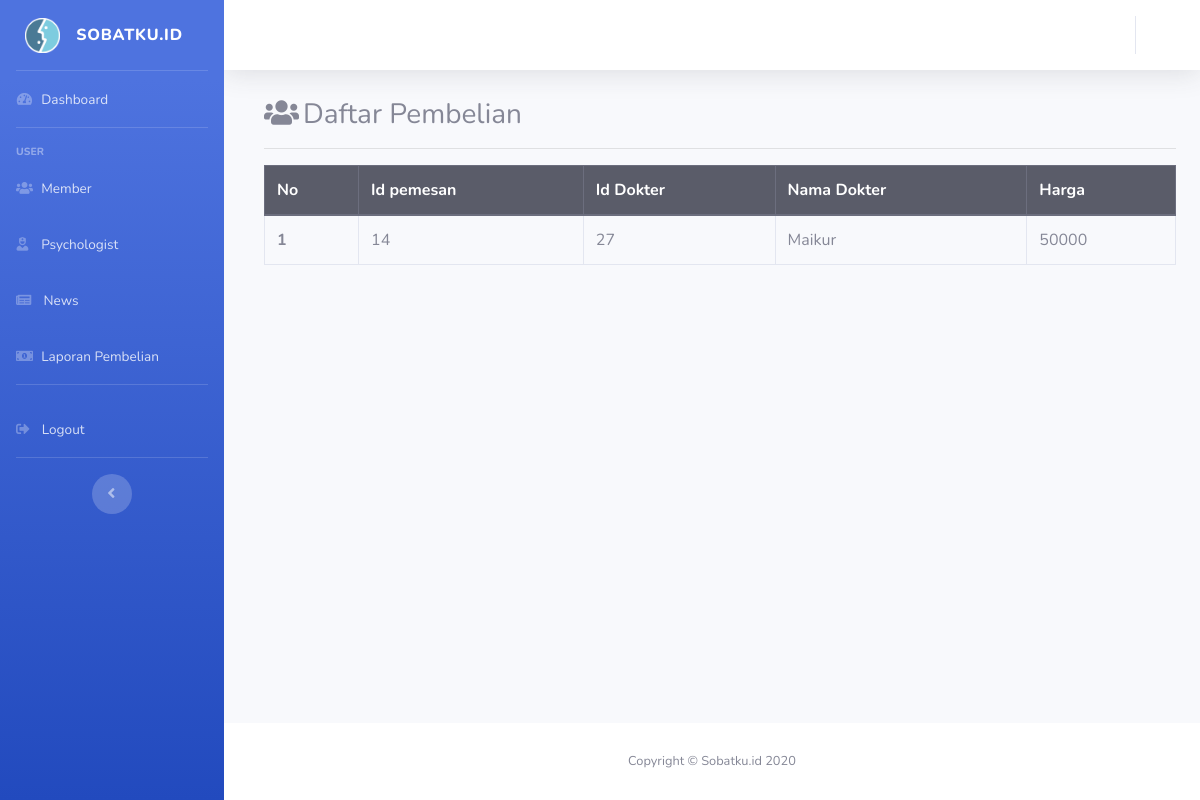
Screenshot of /Konsultasi/index.php/uang with the database file from the repository.
### tables this page shows
CREATE TABLE `psychologist` (
  `id` int(11) NOT NULL,
  `fullname` varchar(50) NOT NULL,
  `address` varchar(50) NOT NULL,
  `email` varchar(50) NOT NULL,
  `telp` varchar(50) NOT NULL,
  `gender` varchar(50) NOT NULL,
  `jam` varchar(50) NOT NULL,
  `libur` varchar(50) NOT NULL,
  `price` int(11) NOT NULL,
  `password` varchar(255) NOT NULL,
  `role` varchar(255) NOT NULL,
  `foto` varchar(255) NOT NULL,
  `jumlah` int(11) NOT NULL
);

CREATE TABLE `keuangan` (
  `id` int(11) NOT NULL,
  `id_pasien` int(11) NOT NULL,
  `id_dokter` int(11) NOT NULL,
  `harga` int(11) NOT NULL
);

### Konsultasi/application/controllers/Uang.php (called while the page is built, shortened)
<?php
class Uang extends CI_Controller {
    function __construct()
	{
		$this->load->model('manajemen');
	}
	public function index()
	{
		$data['user'] = $this->db->get_where('user', ['email' => $this->session->userdata('email')]) -> row_array();
        $data['anggota'] = $this->manajemen->data_anggota()->result();
   		$data['simpanan'] = $this->manajemen->data_simpanan()->result();
   		$data['join_anggota_simpanan'] = $this->manajemen->join2table()->result();
        $this->load->view('templates/header',$data);
        $this->load->view('templates/sidebar',$data);
        $this->load->view('templates/topbar',$data);
		$this->load->view('admin/keuangan/index', $data);
		$this->load->view('templates/footer');
	}
}

### Konsultasi/index.php (called while the page is built, shortened)
<?php
require_once BASEPATH.'core/CodeIgniter.php';

### Konsultasi/application/models/Manajemen.php (called while the page is built, shortened)
<?php
class Manajemen extends CI_Model
{
    public function data_anggota(){
      $this->db->select('*');
      $this->db->from('keuangan');
      $query = $this->db->get();
      return $query;
    }
    public function data_simpanan(){
      $this->db->select('*');
      $this->db->from('psychologist');
      $this->db->join('keuangan','keuangan.id_dokter = psychologist.id');
      $query = $this->db->get();
      return $query;
    }
    function join2table(){
      $this->db->select('*');
      $this->db->from('psychologist');
      $this->db->join('keuangan','keuangan.id_dokter = psychologist.id');
      $query = $this->db->get();
      return $query;
    }
}

### Konsultasi/application/views/admin/keuangan/index.php (the view)
<div class="container-fluid">
<div class="col-md-14 pl-3 pt-1 ">
<h3><i class="fas fa-users pr-1"></i>Daftar Pembelian</h3><hr>
<table class="table  table-bordered table-hover">
<thead class="thead-dark thead-center">
  <tr>
    <th scope="col">No</th>
    <th scope="col">Id pemesan</th>
    <th scope="col">Id Dokter</th>
    <th scope="col">Nama Dokter</th>
    <th scope="col">Harga</th>
  </tr>
</thead>
<tbody>
  <?php
      $count = 0;
      foreach($join_anggota_simpanan as $row) {
        $count = $count + 1;
  ?>
  <tr>
    <th scope="row"><?php echo $count ?></th>
    <td><?php echo $row->id_pasien ?></td>
    <td><?php echo $row->id_dokter ?></td>
    <td><?php echo $row->fullname ?></td>
    <td><?php echo $row->price ?></td>
      <?php } ?>
  </tr>
</tbody>
</table>
</div>
</div>
</div>

### rows the page displays
psychologist: keuangan.id_pasien "14", keuangan.id_dokter "27", fullname "Maikur", price "50000"
